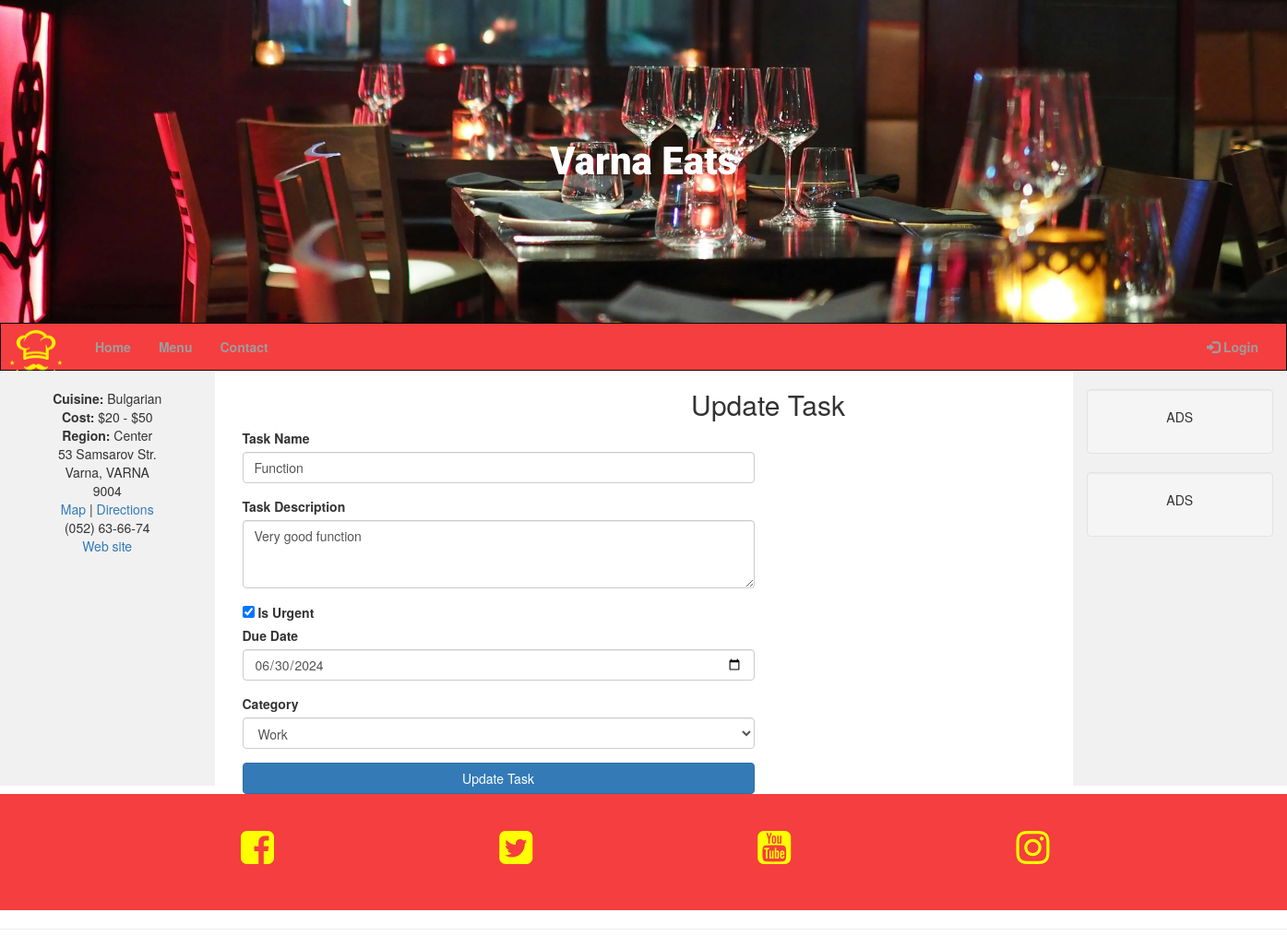
The app's page /update_task/1, older data.
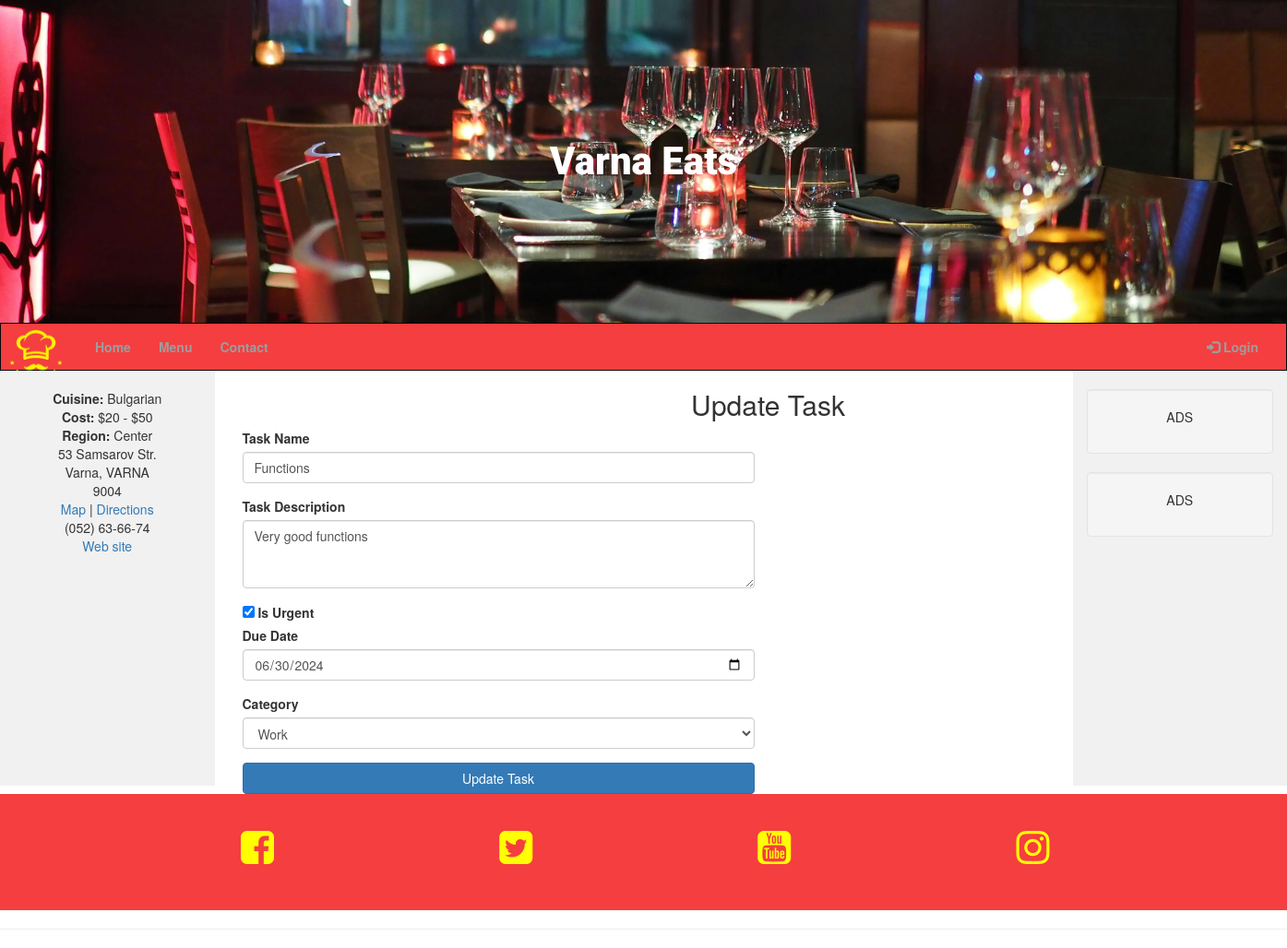
The same page, newer data.
### run.py (models this page shows, shortened)
class Task(db.Model):
    id = db.Column(db.Integer, primary_key=True)
    task_name = db.Column(db.String(50), unique=True, nullable=False)
    task_description = db.Column(db.Text, nullable=False)
    is_urgent = db.Column(db.Boolean, default=False, nullable=False)
    due_date = db.Column(db.Date, nullable=False)
    category_id = db.Column(db.Integer, db.ForeignKey("category.id", ondelete="CASCADE"), nullable=False)

class Category(db.Model):
    id = db.Column(db.Integer, primary_key=True)
    category_name = db.Column(db.String(25), unique=True, nullable=False)
    tasks = db.relationship("Task", backref="category", cascade="all, delete", lazy=True)

### run.py (the view, shortened to what this page needs)
@app.route("/update_task/<int:task_id>", methods=["GET", "POST"])
def update_task(task_id):
    task = Task.query.get_or_404(task_id)
    categories = Category.query.all()
    return render_template("update_task.html", task=task, categories=categories)

### taskmanager/templates/update_task.html
{% extends "base.html" %}
{% block content %}
<div class="container mt-5">
    <h2 class="text-center">Update Task</h2>
    <form method="post">
        <div class="row justify-content-center">
            <div class="col-md-6">
                <div class="form-group">
                    <label for="task_name">Task Name</label>
                    <input type="text" class="form-control" name="task_name" id="task_name" value="{{ task.task_name }}" required>
                </div>
                <div class="form-group">
                    <label for="task_description">Task Description</label>
                    <textarea class="form-control" name="task_description" id="task_description" rows="3" required>{{ task.task_description }}</textarea>
                </div>
                <div class="form-check mb-3">
                    <input type="checkbox" class="form-check-input" name="is_urgent" id="is_urgent" {% if task.is_urgent %}checked{% endif %}>
                    <label class="form-check-label" for="is_urgent">Is Urgent</label>
                </div>
                <div class="form-group">
                    <label for="due_date">Due Date</label>
                    <input type="date" class="form-control" name="due_date" id="due_date" value="{{ task.due_date }}" required>
                </div>
                <div class="form-group">
                    <label for="category_id">Category</label>
                    <select class="form-control" name="category_id" id="category_id" required>
                        {% for category in categories %}
                            <option value="{{ category.id }}" {% if category.id == task.category_id %}selected{% endif %}>
                                {{ category.category_name }}
                            </option>
                        {% endfor %}
                    </select>
                </div>
                <button type="submit" class="btn btn-primary btn-block">Update Task</button>
            </div>
        </div>
    </form>
</div>
{% endblock %}

Row changes from the older to the newer data that the page shows:
changed Task "Work": task_name "Function" → "Functions"; task_description "Very good function" → "Very good functions"
